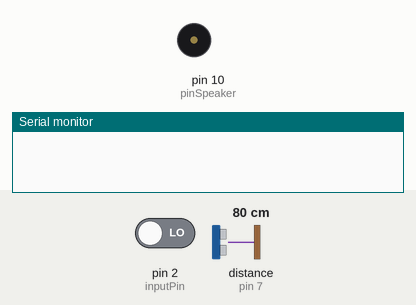
The sketch below on a simulated Arduino Uno, built with avr-gcc and run on an emulated ATmega328P. Shown: buzzer (waves = sounding, pin HIGH), the last lines printed to the serial monitor. The test bench sets the inputs (shaded band); at power-on: pin 2 (inputPin) LOW, distance to the obstacle (sensor on pin 7) 80 cm. The echo pulse lasts 58.3 µs per cm; pins used as bus, display or sensor lines are not drawn.

Above: at 1.4 s.
1.5 s: pin 2 (inputPin) driven HIGH
At 2.0 s:
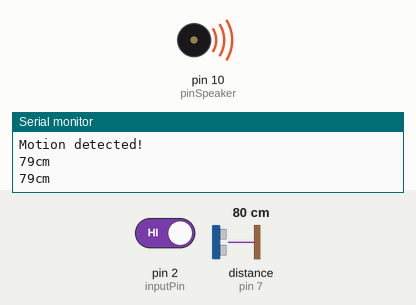
6.0 s: pin 2 (inputPin) driven LOW
At 7.1 s:
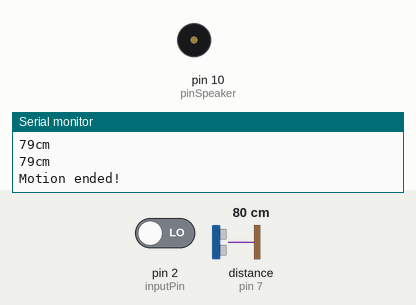
Timing chart, 0 to 9.0 s (numbered marks = the images above; inputs shaded):
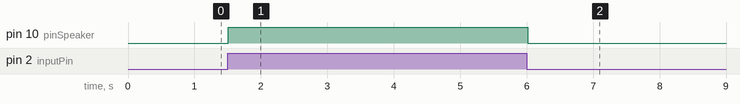

The sketch:

Demo_02_PIR.ino
```cpp
int inputPin = 2;       // chọn ngõ tín hiệu vào cho PIR
int pirState = LOW;     // Bắt đầu với không có báo động
int val = 0;
int pinSpeaker = 10;    //chọn chân cho chuông khi có đột nhập
const int trig = 8;     // chân trig của HC-SR04
const int echo = 7;     // chân echo của HC-SR04

void setup()
{
  pinMode(inputPin, INPUT);
  pinMode(pinSpeaker, OUTPUT);
  pinMode(trig,OUTPUT);   // chân trig sẽ phát tín hiệu
  pinMode(echo,INPUT);    // chân echo sẽ nhận tín hiệu
  Serial.begin(9600);
}

void loop()
{
  val = digitalRead(inputPin);    // đọc giá trị đầu vào.
  if (val == HIGH)                // nếu giá trị ở mức cao.(1)
  {
    unsigned long duration; // biến đo thời gian
    int distance;           // biến lưu khoảng cách

    /* Phát xung từ chân trig */
    digitalWrite(trig,0);   // tắt chân trig
    delayMicroseconds(2);
    digitalWrite(trig,1);   // phát xung từ chân trig
    delayMicroseconds(5);   // xung có độ dài 5 microSeconds
    digitalWrite(trig,0);   // tắt chân trig

    /* Tính toán thời gian */
    // Đo độ rộng xung HIGH ở chân echo.
    duration = pulseIn(echo,HIGH);
    // Tính khoảng cách đến vật.
    distance = int(duration/2/29.412);

    /* In kết quả ra Serial Monitor */
    Serial.print(distance);
    Serial.println("cm");

    digitalWrite(pinSpeaker, HIGH);

    delay(200);

    if (pirState == LOW)
    {
      Serial.println("Motion detected!");
      pirState = HIGH;
    }
  }
  else
  {
    digitalWrite(pinSpeaker, LOW);

    delay(300);
    if (pirState == HIGH)
    {
      Serial.println("Motion ended!");
      pirState = LOW;
    }
  }
}
```

Measured:
- after the input at 1.5 s, pin 10 (pinSpeaker): LOW → HIGH at once
- after the input at 6.0 s, pin 10 (pinSpeaker): HIGH → LOW at once
